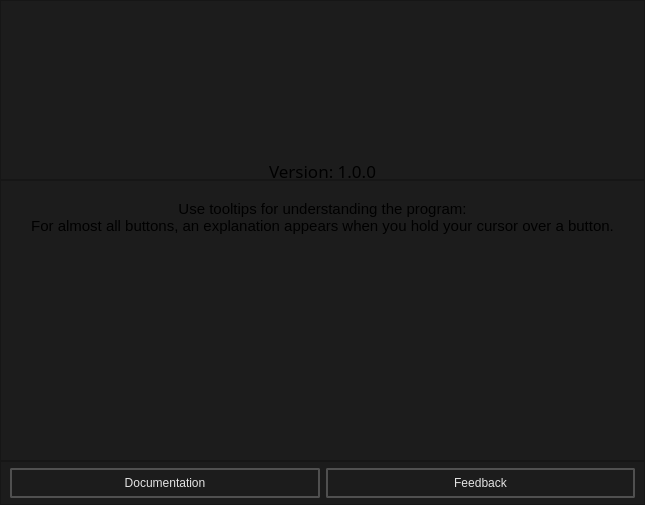
<?xml version="1.0" encoding="UTF-8"?>
<ui version="4.0">
 <class>documentation_dialog</class>
 <widget class="QDialog" name="documentation_dialog">
  <property name="geometry">
   <rect>
    <x>0</x>
    <y>0</y>
    <width>645</width>
    <height>505</height>
   </rect>
  </property>
  <property name="sizePolicy">
   <sizepolicy hsizetype="Fixed" vsizetype="Fixed">
    <horstretch>0</horstretch>
    <verstretch>0</verstretch>
   </sizepolicy>
  </property>
  <property name="minimumSize">
   <size>
    <width>645</width>
    <height>505</height>
   </size>
  </property>
  <property name="maximumSize">
   <size>
    <width>645</width>
    <height>505</height>
   </size>
  </property>
  <property name="windowTitle">
   <string>About</string>
  </property>
  <property name="styleSheet">
   <string notr="true">background-color: #1C1C1C;</string>
  </property>
  <property name="sizeGripEnabled">
   <bool>false</bool>
  </property>
  <property name="modal">
   <bool>false</bool>
  </property>
  <layout class="QVBoxLayout" name="verticalLayout">
   <property name="spacing">
    <number>0</number>
   </property>
   <property name="leftMargin">
    <number>0</number>
   </property>
   <property name="topMargin">
    <number>0</number>
   </property>
   <property name="rightMargin">
    <number>0</number>
   </property>
   <property name="bottomMargin">
    <number>0</number>
   </property>
   <item>
    <widget class="QFrame" name="frame">
     <property name="minimumSize">
      <size>
       <width>0</width>
       <height>180</height>
      </size>
     </property>
     <property name="maximumSize">
      <size>
       <width>16777215</width>
       <height>180</height>
      </size>
     </property>
     <property name="frameShape">
      <enum>QFrame::Shape::StyledPanel</enum>
     </property>
     <property name="frameShadow">
      <enum>QFrame::Shadow::Raised</enum>
     </property>
     <layout class="QVBoxLayout" name="verticalLayout_3">
      <property name="spacing">
       <number>6</number>
      </property>
      <property name="leftMargin">
       <number>0</number>
      </property>
      <property name="topMargin">
       <number>0</number>
      </property>
      <property name="rightMargin">
       <number>0</number>
      </property>
      <property name="bottomMargin">
       <number>0</number>
      </property>
      <item>
       <widget class="QLabel" name="label">
        <property name="styleSheet">
         <string notr="true">image: url(:/images/help/header.png);</string>
        </property>
        <property name="text">
         <string/>
        </property>
        <property name="alignment">
         <set>Qt::AlignmentFlag::AlignCenter</set>
        </property>
       </widget>
      </item>
      <item>
       <widget class="QLabel" name="version">
        <property name="maximumSize">
         <size>
          <width>16777215</width>
          <height>16</height>
         </size>
        </property>
        <property name="font">
         <font>
          <family>Segoe UI Black</family>
          <pointsize>13</pointsize>
         </font>
        </property>
        <property name="text">
         <string>Version: 1.0.0</string>
        </property>
        <property name="alignment">
         <set>Qt::AlignmentFlag::AlignCenter</set>
        </property>
       </widget>
      </item>
     </layout>
    </widget>
   </item>
   <item>
    <widget class="QFrame" name="frame_4">
     <property name="frameShape">
      <enum>QFrame::Shape::StyledPanel</enum>
     </property>
     <property name="frameShadow">
      <enum>QFrame::Shadow::Raised</enum>
     </property>
     <layout class="QVBoxLayout" name="verticalLayout_2">
      <item>
       <widget class="QLabel" name="label_3">
        <property name="font">
         <font>
          <pointsize>11</pointsize>
         </font>
        </property>
        <property name="text">
         <string>Use tooltips for understanding the program: 
For almost all buttons, an explanation appears when you hold your cursor over a button.</string>
        </property>
        <property name="alignment">
         <set>Qt::AlignmentFlag::AlignCenter</set>
        </property>
       </widget>
      </item>
      <item>
       <widget class="QLabel" name="label_4">
        <property name="minimumSize">
         <size>
          <width>400</width>
          <height>200</height>
         </size>
        </property>
        <property name="styleSheet">
         <string notr="true">image: url(:/images/help/about/tooltip_help.png);</string>
        </property>
        <property name="text">
         <string/>
        </property>
        <property name="alignment">
         <set>Qt::AlignmentFlag::AlignCenter</set>
        </property>
       </widget>
      </item>
     </layout>
    </widget>
   </item>
   <item>
    <widget class="QFrame" name="frame_3">
     <property name="maximumSize">
      <size>
       <width>16777215</width>
       <height>44</height>
      </size>
     </property>
     <property name="frameShape">
      <enum>QFrame::Shape::StyledPanel</enum>
     </property>
     <property name="frameShadow">
      <enum>QFrame::Shadow::Raised</enum>
     </property>
     <layout class="QHBoxLayout" name="horizontalLayout_3">
      <property name="spacing">
       <number>6</number>
      </property>
      <property name="leftMargin">
       <number>9</number>
      </property>
      <property name="topMargin">
       <number>0</number>
      </property>
      <property name="rightMargin">
       <number>9</number>
      </property>
      <property name="bottomMargin">
       <number>0</number>
      </property>
      <item>
       <widget class="QPushButton" name="open_documentation_button">
        <property name="styleSheet">
         <string notr="true">    QPushButton {

        font: 580 10pt &quot;Segoe UI&quot;;
    

        border: 2px solid black;
        border-radius: 2px;
        border-color: rgba(80, 80, 80, 255);
        height:22px;
        padding-top: 2px;
        padding-bottom:2px;
        padding-left: 4px;
        padding-right: 4px;
        color: #E3E3E3;
        background-color: #1C1C1C;
    }
    QPushButton:hover {
        background-color: #414956;
        color: white;
    }
    QPushButton:pressed {
        background-color: red;
        background-color: #1C1C1C;
        margin: 1 px;
        margin-left: 2px;
        margin-right: 2px;

    }</string>
        </property>
        <property name="text">
         <string>Documentation</string>
        </property>
        <property name="icon">
         <iconset resource="../resources.qrc">
          <normaloff>:/icons/developer_guide_16dp_9D9D9D_FILL0_wght400_GRAD0_opsz20.svg</normaloff>:/icons/developer_guide_16dp_9D9D9D_FILL0_wght400_GRAD0_opsz20.svg</iconset>
        </property>
        <property name="iconSize">
         <size>
          <width>20</width>
          <height>20</height>
         </size>
        </property>
       </widget>
      </item>
      <item>
       <widget class="QPushButton" name="request_a_new_feature_button">
        <property name="styleSheet">
         <string notr="true">    QPushButton {

        font: 580 10pt &quot;Segoe UI&quot;;
    

        border: 2px solid black;
        border-radius: 2px;
        border-color: rgba(80, 80, 80, 255);
        height:22px;
        padding-top: 2px;
        padding-bottom:2px;
        padding-left: 4px;
        padding-right: 4px;
        color: #E3E3E3;
        background-color: #1C1C1C;
    }
    QPushButton:hover {
        background-color: #414956;
        color: white;
    }
    QPushButton:pressed {
        background-color: red;
        background-color: #1C1C1C;
        margin: 1 px;
        margin-left: 2px;
        margin-right: 2px;

    }</string>
        </property>
        <property name="text">
         <string>Feedback</string>
        </property>
        <property name="icon">
         <iconset resource="../resources.qrc">
          <normaloff>:/icons/emoji_objects_24dp_9D9D9D_FILL0_wght400_GRAD0_opsz24.png</normaloff>:/icons/emoji_objects_24dp_9D9D9D_FILL0_wght400_GRAD0_opsz24.png</iconset>
        </property>
        <property name="iconSize">
         <size>
          <width>20</width>
          <height>20</height>
         </size>
        </property>
       </widget>
      </item>
     </layout>
    </widget>
   </item>
  </layout>
 </widget>
 <resources>
  <include location="../resources.qrc"/>
 </resources>
 <connections/>
</ui>
